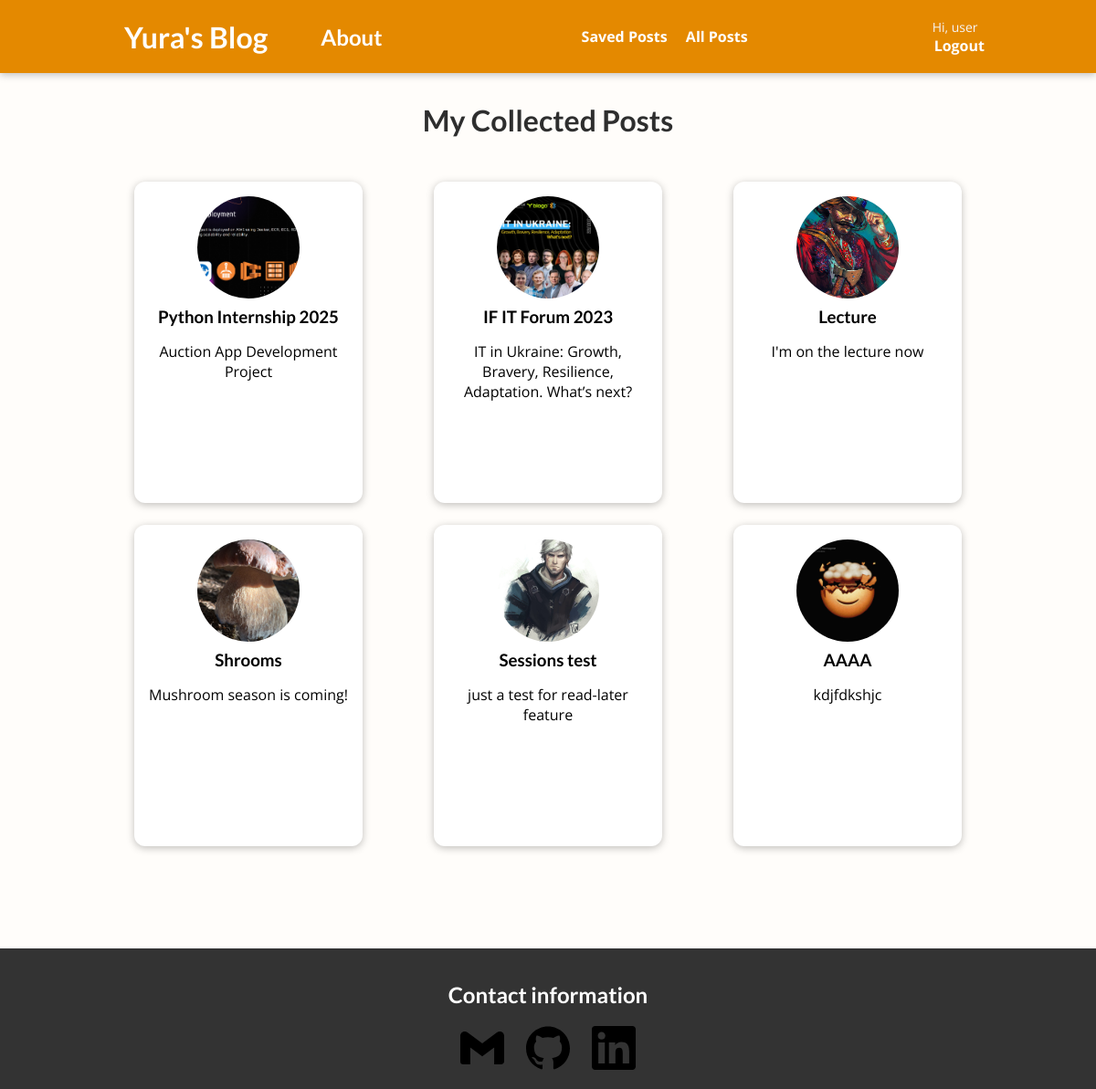
The page /posts (signed in) on the database its author committed.
### main_app/models.py (models this page shows, shortened)
class Post(models.Model):
    title = models.CharField(max_length=100)
    excerpt = models.CharField(max_length=150)
    image = models.ImageField(upload_to="posts", null=True)
    date = models.DateField(auto_now=True)
    slug = models.SlugField(unique=True, blank=True, null=False, db_index=True)
    content = models.TextField(validators=[MinLengthValidator(10)])
    author = models.ForeignKey(
        Author, on_delete=models.SET_NULL, null=True, related_name="posts"
    )
    tags = models.ManyToManyField(Tag)

### main_app/views.py (the view)
# urls.py: path("posts", views.AllPostView.as_view(), name="all-posts"),
class AllPostView(ListView):
    model = Post
    template_name = "main_app/all-posts.html"
    ordering = ["-date"]
    context_object_name = "all_posts"

### main_app/templates/main_app/all-posts.html (shortened to what this page needs)
{% extends 'base.html' %}
{% load static %}
{% block css_files%}
    <link rel="stylesheet" href="{% static "main_app/post.css" %}">
    <link rel="stylesheet" href="{% static "main_app/all-posts.css" %}">
{% endblock %}
{% block content %}
<section id="all-posts">
    <h2>My Collected Posts</h2>
    <ul id="posts-ul">
        {% for post in all_posts %}
            {% include "main_app/includes/post.html" %}
        {% endfor %}
    </ul>
</section>
{% endblock %}

### templates/base.html (shortened to what this page needs)
{% load static %}
{% load socialaccount %}
<!DOCTYPE html>
<html lang="en">
<head>
    <link rel="stylesheet" href="{% static "app.css" %}">
    {% block css_files %}{% endblock %}
</head>
<body>
    <header id="main-navigation">
        <div>
            <h1><a href="{% url "starting-page" %}">Yura's Blog</a></h1>
        </div>
        <div class="about-div">
            <h2><a href="{% url "about" %}">About</a></h2>
        </div>
        <nav>
            <a href="{% url "read-later" %}">Saved Posts</a>
            <a href="{% url "all-posts"%}">All Posts</a>
        </nav>
        <div>
            {% if user.is_authenticated %}
                <p class="user-name">Hi, {{ user.username }}</p>
                <a class="login-logout" href="{% url "logout" %}">Logout</a>
            {% else %}
                <a class="login-logout" href="{% provider_login_url "google" %}">Login with Google</a>
            {% endif %}
        </div>
    </header>
    {% block content %}{% endblock %}
    <footer>
        <h2>Contact information</h2>
        <ul>
            <li><a href="mailto:yura.gavriley@gmail.com"><img src="{% static "icons/gmail.svg" %}"></a></li>
            <li><a href="https://github.com/YuraGavriley"><img src="{% static "icons/github.svg" %}"></a></li>
            <li><a href="https://linkedin.com/in/yurii-stopchytskyi"><img src="{% static "icons/linkedin.svg" %}"></a></li>
        </ul>
    </footer>
</body>
</html>

### main_app/templates/main_app/includes/post.html
<li>
    <article class="post">
        <a href="{% url "single-post" post.slug %}">
            <img src="{{ post.image.url }}" alt="{{ post.title }}">
            <div class="post__content">
                <h3>{{ post.title }}</h3>
                <p>
                    {{ post.excerpt }}
                </p>
               </div>
         </a>
    </article>
</li>

### static/app.css (style rules this page uses)
* { box-sizing: border-box; }
html { font-family: 'Open Sans', 'Lato', sans-serif; }
body { margin: 0; }
h1, h2, h3 { font-family: 'Lato', sans-serif; font-weight: bold; }
#main-navigation { width: 100%; height: 5rem; display: flex; justify-content: space-between; align-items: center; padding: 0 10%; position: absolute; top: 0; left: 0; }
#main-navigation a { text-decoration: none; color: white; font-weight: bold; margin-left: 1rem; }
#main-navigation .login-logout { margin: 0; padding-left: 2px; padding-right: 2px; }
.about-div { margin-left: -10rem; }
.user-name { font-size: 14px; color: whitesmoke; margin: 0; }
footer { background-color: #333; color: white; padding: 1rem 3rem; text-align: center; }
footer ul { list-style-type: none; margin: 0; padding: 0; }
footer li { display: inline; margin-right: 20px; }
footer li:last-of-type { margin: 0; }
footer img { height: 3rem; width: 3rem; }

### main_app/static/main_app/post.css (style rules this page uses)
.post { display: flex; flex-direction: column; align-items: center; text-align: center; }
.post a { text-decoration: none; color: black; transition: all 0.2s ease; padding: 1rem; width: 250px; }
.post img { width: 5rem; height: 5rem; object-fit: cover; border-radius: 50%; }
.post h3 { margin: 0.25rem 0; }

### main_app/static/main_app/all-posts.css (style rules this page uses)
body { background-color: #FFFDFA; }
#main-navigation { background-color: #E48900; box-shadow: 0 2px 8px rgba(0, 0, 0, 0.25); }
#all-posts { margin: 7rem auto; width: 90%; max-width: 60rem; }
#all-posts h2 { text-align: center; font-size: 2rem; color: #2e2e2e; margin: 3rem 0; }
#posts-ul { list-style: none; margin: 0; padding: 0; display: grid; grid-template-columns: repeat(auto-fill, minmax(17rem, 1fr)); gap: 1.5rem; }
.post img { width: 7rem; height: 7rem; }
.post a { height: 22rem; transform-origin: center; box-shadow: 0 2px 8px rgba(0, 0, 0, 0.25); border-radius: 12px; background-color: white; }

### rows shown on the page
Post: image (picture), title "Python Internship 2025", excerpt "Auction App Development Project"
Post: image (picture), title "IF IT Forum 2023", excerpt "IT in Ukraine: Growth, Bravery, Resilience, Adaptation. What’s next?"
Post: image (picture), title "Lecture", excerpt "I'm on the lecture now"
Post: image (picture), title "Shrooms", excerpt "Mushroom season is coming!"
Post: image (picture), title "Sessions test", excerpt "just a test for read-later feature"
Post: image (picture), title "AAAA", excerpt "kdjfdkshjc"

### other values the page prints
{{ user.username }} "user"
